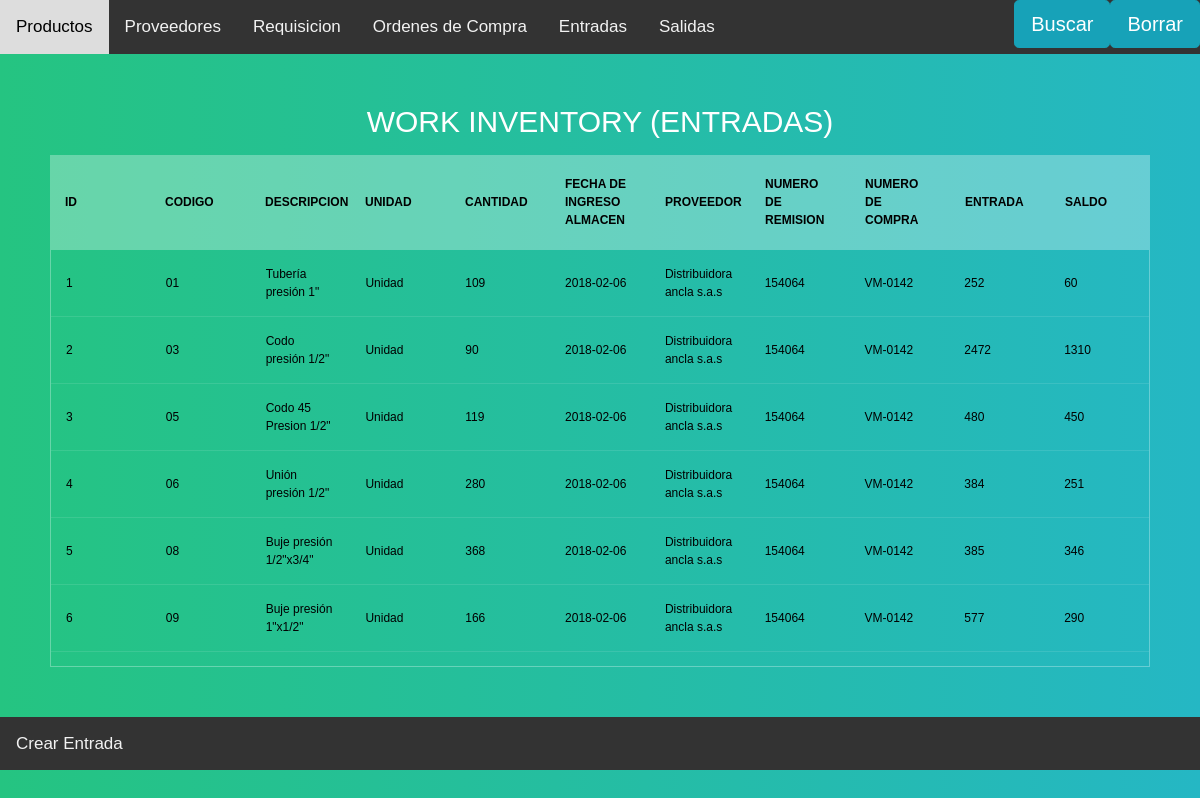
Screenshot of /Tickets with the database file from the repository.
### models.py (models this page shows)
class Products(db.Model):
    __tablename__="Products"
    Identifier = db.Column(db.String(100), primary_key=True)
    Description = db.Column(db.String(100))
    Units= db.Column(db.String(100))
    Tickets_now = db.Column(db.Integer, default = 0)
    Departures_now = db.Column(db.Integer, default = 0)
    balance_now  = db.Column(db.Integer, default = 0)
    Ticket = db.relationship('Tickets', backref='Products')
    Departures = db.relationship('Departures', backref='Products')
    Requisition = db.relationship('Requisition', backref='Products')
    Buy_order = db.relationship('Buy_order', backref='Products')

class Tickets(db.Model):
    __tablename__="Tickets"
    id = db.Column(db.Integer, autoincrement=True,primary_key=True)
    Date_stored = db.Column(db.String(100))
    amount = db.Column(db.Integer)
    Number_remision = db.Column(db.Integer)
    N_compra= db.Column(db.Integer)
    N_Requisition = db.Column(db.String(255))
    Products_id= db.Column(db.String(255), db.ForeignKey('Products.Identifier'))
    Provider_id= db.Column(db.String(255), db.ForeignKey('Provider.Identifier'))

class Provider(db.Model):
    __tablename__="Provider"
    Identifier = db.Column(db.String(100), primary_key=True)
    Name = db.Column(db.String(100))
    Ced = db.Column(db.String(100))
    Address = db.Column(db.String(100))
    Buy_Order= db.relationship('Buy_order', backref='Provider')
    Entrada = db.relationship('Tickets')

### app.py (the view, shortened to what this page needs)
@app.route('/Tickets', methods=['GET','POST'])
def Tickets_table():
    search = forms.Search(request.form)
    Del_form = forms.Search(request.form)
    Tickets_inventory = {}
    for ID,date_stored,Amount,Number_remision,N_compra,Product_id,Provider_id in  db.session.query(Tickets.id,
                                                                                                                        Tickets.Date_stored,
                                                                                                                        Tickets.amount,
                                                                                                                        Tickets.Number_remision,
                                                                                                                        Tickets.N_compra,
                                                                                                                        Tickets.Products_id,
                                                                                                                        Tickets.Provider_id):
                Provider_v = Provider.query.filter_by(Identifier=Provider_id).first()
                Product = Products.query.filter_by(Identifier=Product_id).first()
                Temp = {}
                Temp['id']= ID
                Temp['Ident'] = Product.Identifier
                Temp['Provider'] = Provider_v.Name
                Temp['Ced'] = Provider_v.Ced
                Temp['Description'] = Product.Description
                Temp['Units'] = Product.Units
                Temp['Date_stored'] = date_stored
                Temp['Amount'] = Amount
                Temp['Number_remision'] = Number_remision
                Temp['Purchase_number'] = N_compra
                Temp['Tickets'] = Product.Tickets_now
                Temp['Balance'] = Product.balance_now
                Tickets_inventory[ID] = Temp
    return render_template('Tickets.html', Inventory=Tickets_inventory , form = Del_form , form2=search)

### templates/Tickets.html (shortened to what this page needs)
{% extends  'Header.html'%}
{% block search %}
    <div class="topnav-right">
        <div class="topnav-right">
          <button type="button"  class="btn btn-info btn-lg" data-toggle="modal" data-target="#myModal3">Borrar</button>
          {% from "_macro.html" import render %}
        </div>
      <button type="button"  class="btn btn-info btn-lg" data-toggle="modal" data-target="#myModal">Buscar</button>
      {% from "_macro.html" import render %}
    </div>
{% endblock%}
{% block content %}
      <section>
    <h1>Work inventory  (ENTRADAS) </h1>
    <div class="tbl-header">
      <table cellpadding="0" cellspacing="0" border="0">
        <thead>
          <tr>
            <tr >
              <th class="cell100 column1">ID</th>
              <th class="cell100 column1">Codigo</th>
              <th class="cell100 column3">Descripcion</th>
              <th class="cell100 column3">Unidad</th>
              <th class="cell100 column3">Cantidad</th>
              <th class="cell100 column3">fecha de Ingreso Almacen</th>
              <th class="cell100 column3">proveedor</th>
              <th class="cell100 column3">Numero de Remision</th>
              <th class="cell100 column3">Numero de compra</th>
              <th class="cell100 column3">Entrada</th>
              <th class="cell100 column3">Saldo</th>
          </tr>
        </thead>
      </table>
    </div>
    <div class="tbl-content">
      <table cellpadding="0" cellspacing="0" border="0">
        <tbody>
            {% for key in Inventory.keys() %}
              <tr>
                <td>{{Inventory[key]['id']}}</td>
                <td>{{Inventory[key]['Ident']}}</td>
                <td>{{Inventory[key]['Description']}}</td>
                <td>{{Inventory[key]['Units']}}</td>
                <td>{{Inventory[key]['Amount']}}</td>
                <td>{{Inventory[key]['Date_stored']}}</td>
                <td>{{Inventory[key]['Provider']}}</td>
                <td>{{Inventory[key]['Number_remision']}}</td>
                <td>{{Inventory[key]['Purchase_number']}}</td>
                <td>{{Inventory[key]['Tickets']}}</td>
                <td>{{Inventory[key]['Balance']}}</td>
              </tr>
            {% endfor %}
        </tbody>
      </table>
    </div>
  </section>
{% endblock %}
  {% block footer %}
  <div class="topnav">
    <a href="http://127.0.0.1:8888/Create_Tickets">Crear Entrada</a>
    </div>
  {% endblock%}

### templates/Header.html (style rules this page uses)
h1 { font-size: 30px; color: #fff; text-transform: uppercase; font-weight: 300; text-align: center; margin-bottom: 15px; }
table { width:100%; table-layout: fixed; }
.tbl-header { background-color: rgba(255,255,255,0.3); }
.tbl-content { height: 418px; overflow-x:auto; margin-top: 0px; border: 1px solid rgba(255,255,255,0.3); }
th { padding: 20px 15px; text-align: left; font-weight: 600; font-size: 12px; color: #000000; text-transform: uppercase; }
td { padding: 15px; text-align: left; vertical-align:middle; font-weight: 500; font-size: 12px; color: #000000; border-bottom: solid 1px rgba(255,255,255,0.1); }
body { background: -webkit-linear-gradient(left, #25c481, #25b7c4); background: linear-gradient(to right, #25c481, #25b7c4); font-family: 'Roboto', sans-serif; }
section { margin: 50px; }
body { margin: 0; font-family: Arial, Helvetica, sans-serif; }
.topnav { overflow: hidden; background-color: #333; }
.topnav a { float: left; color: #f2f2f2; text-align: center; padding: 14px 16px; text-decoration: none; font-size: 17px; }
.topnav-right { float: right; }

### rows the page displays
Products: Identifier "01", Description "Tubería presión 1\"", Units "Unidad"
Tickets: Date_stored "2018-02-06", Number_remision "154064", N_compra "VM-0142"
Provider: Name "Distribuidora ancla s.a.s" "Distribuidora ancla s.a.s" "Distribuidora ancla s.a.s" "Distribuidora ancla s.a.s" "Distribuidora ancla s.a.s" "Distribuidora ancla s.a.s"
Products: Identifier "03", Description "Codo presión 1/2\"", Units "Unidad", Tickets_now "2472", balance_now "1310"
Tickets: Date_stored "2018-02-06", Number_remision "154064", N_compra "VM-0142"
Products: Identifier "05", Description "Codo 45 Presion 1/2\"", Units "Unidad", Tickets_now "480", balance_now "450"
Tickets: Date_stored "2018-02-06", Number_remision "154064", N_compra "VM-0142"
Products: Identifier "06", Description "Unión presión 1/2\"", Units "Unidad", Tickets_now "384"
Tickets: amount "280", Date_stored "2018-02-06", Number_remision "154064", N_compra "VM-0142"
Products: Identifier "08", Description "Buje presión 1/2\"x3/4\"", Units "Unidad", Tickets_now "385", balance_now "346"
Tickets: amount "368", Date_stored "2018-02-06", Number_remision "154064", N_compra "VM-0142"
Products: Identifier "09", Description "Buje presión 1\"x1/2\"", Units "Unidad", Tickets_now "577", balance_now "290"
Tickets: Date_stored "2018-02-06", Number_remision "154064", N_compra "VM-0142"

### other values shown
{{ Inventory[key]['id'] }} "1" "2" "3" "4" "5" "6"
{{ Inventory[key]['Amount'] }} "109" "90" "119" "166"
{{ Inventory[key]['Tickets'] }} "252"
{{ Inventory[key]['Balance'] }} "60" "251"
